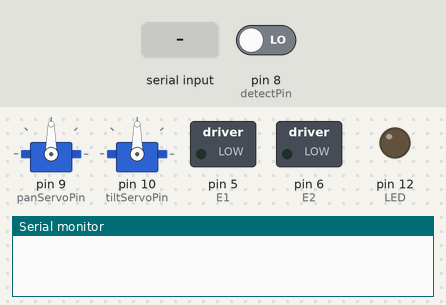
Recording of a sketch running on a simulated Arduino Uno, built with avr-gcc and run on an emulated ATmega328P. Shown: 2 × servo, switched loads named in the sketch (green lamp = pin HIGH), output pins drawn as LEDs (lit = HIGH), the last lines printed to the serial monitor. The test bench sets the inputs (shaded band); at power-on: pin 8 (detectPin) LOW.

Above: at 1.2 s.
1.3 s: "t\n" received over Serial
At 2.3 s:
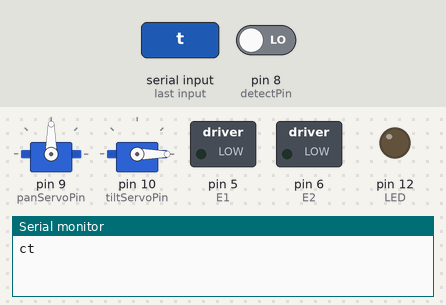
2.8 s: "d\n" received over Serial
At 3.5 s:
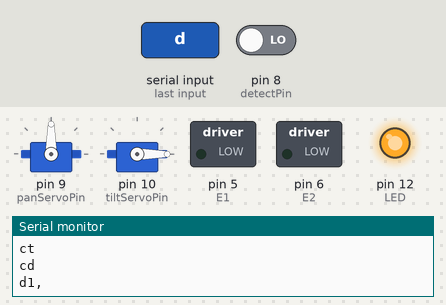
4.3 s: "f90\n" received over Serial
At 4.7 s:
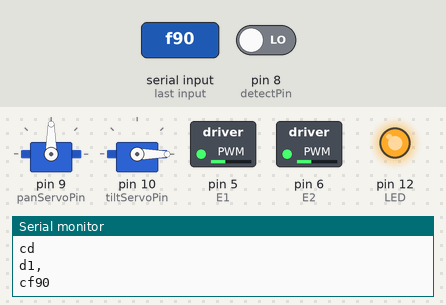
5.8 s: "p,45\n" received over Serial
At 7.0 s:
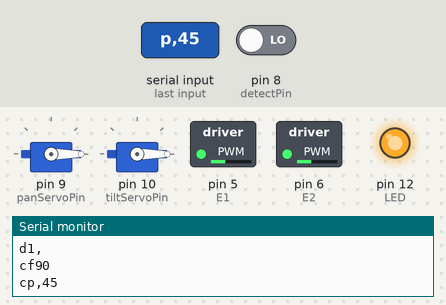
7.3 s: "f,45\n" received over Serial
At 8.2 s:
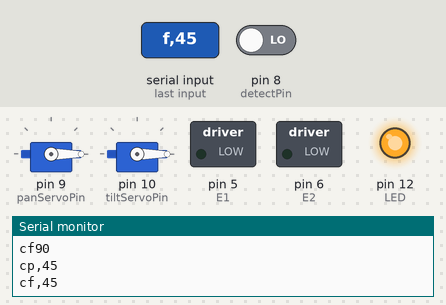
8.8 s: "b,45\n" received over Serial
At 9.3 s:
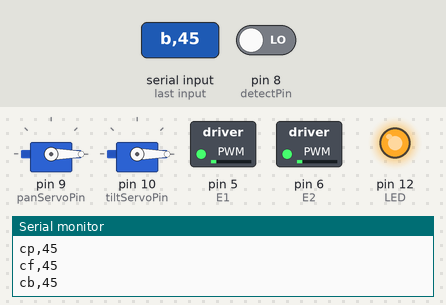
Timing chart, 0 to 11.3 s (numbered marks = the images above; inputs shaded):
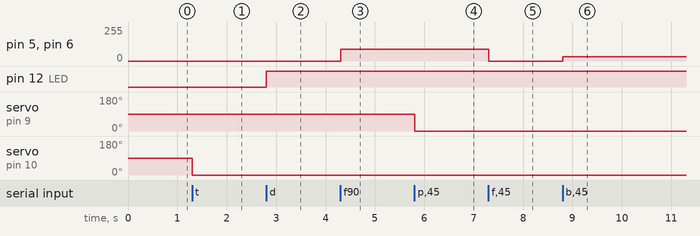

The sketch:

robotctl.ino
```cpp
/* robotctl - EES robot control program
 * Joshua O'Leary and L3 TRL
 * 2013 */

#include <SoftwareSerial.h>

#include <PWMServo.h>
//#include <Servo.h>

#include <string.h>

#define RF_BAUD 9600
#define RF_TIMEOUT 150000
#define BUFFSIZE 20

#define GPS_BAUD 4800
#define GPS_MODE "$GPGGA,"
#define MAX_GPS_DATA 80

long lastMillis;

/* Standard PWM DC control pins */
const char E1 = 5;     //M1 Speed Control
const char E2 = 6;     //M2 Speed Control
const char M1 = 4;    //M1 Direction Control
const char M2 = 7;    //M1 Direction Control

/* Metal detection pin and debug LED */
const char detectPin = 8;
const char LED = 12;

/* GPS Software Serial */
SoftwareSerial gpsSerial = SoftwareSerial(2,3); /* rx, tx */
char gpsdata[MAX_GPS_DATA];

/* Servo variables */
const char panServoPin = 9;
const char tiltServoPin = 10;
PWMServo panServo;
PWMServo tiltServo;
//Servo panServo;
//Servo tiltServo;

void setup()
{
  /* Initialise serial I/O */
  Serial.begin(RF_BAUD);

  /* Initialise metal detector and LED */
  pinMode(detectPin,INPUT);
  pinMode(LED,OUTPUT);

  /* Initialise servo variables and move them to 90 degrees */
  panServo.attach(panServoPin);
  panServo.write(90);

  tiltServo.attach(tiltServoPin);
  tiltServo.write(90);

  /* Initialise gps I/O */
  gpsSerial.begin(GPS_BAUD);

  /* Initialise the timeout counter */
  lastMillis = millis();
}

int metaldetect()
{
  int detection = digitalRead(detectPin);
  if ( detection == LOW )
  {
    digitalWrite(LED,HIGH);
    return 1;
  }
  else
  {
    digitalWrite(LED,LOW);
    return 0;
  }
}

void mvpanservo(const unsigned char degrees)
{
  panServo.write(degrees);
}

void mvtiltservo(const unsigned char degrees)
{
  tiltServo.write(degrees);
}

void stop(void) // Stop
{
  digitalWrite(E1,LOW);
  digitalWrite(E2,LOW);
}
void advance(const char a, const char b) // Move forward
{
  analogWrite (E1,a); /* PWM speed */
  digitalWrite(M1,HIGH); /* Direction */
  analogWrite (E2,b);
  digitalWrite(M2,LOW);
}
void reverse (const char a, const char b) // Move backward
{
  analogWrite (E1,a);
  digitalWrite(M1,LOW);
  analogWrite (E2,b);
  digitalWrite(M2,HIGH);
}
void turn_L (const char a, const char b) // Turn Left
{
  analogWrite (E1,a);
  digitalWrite(M1,HIGH);
  analogWrite (E2,b);
  digitalWrite(M2,HIGH);
}
void turn_R (const char a, const char b) //Turn Right
{
  analogWrite (E1,a);
  digitalWrite(M1,LOW);
  analogWrite (E2,b);
  digitalWrite(M2,LOW);
}

void motorctl(const char direction,const char speed)
{
  if ( speed == 0 ) { stop(); }
  else
  {
    switch(direction)
    {
      case 'f':
        advance(speed,speed);
        break;
      case 'b':
        reverse(speed,speed);
        break;
      case 'l':
        turn_L(speed,speed);
        break;
      case 'r':
        turn_R(speed,speed);
        break;
    }
  }
}

void gpsread()
{
	if ( gpsSerial.available() )
	{
		if( gpsSerial.read() == '\n')
		{
			int i;
			int check_size = strlen(GPS_MODE);
			char modecheck[check_size + 1];
			for(i=0; i<check_size; i++){ modecheck[i] = '\0'; }
			gpsSerial.readBytes(modecheck, check_size);
			if ( strstr(modecheck, GPS_MODE) )
			{
				for(i=0; i<MAX_GPS_DATA; i++){ gpsdata[i] = '\0'; }
				gpsSerial.readBytesUntil('\n', gpsdata, ( MAX_GPS_DATA - 1 ));
			}
		}
	}
}

void rfread()
{
    char rfbuffer[BUFFSIZE]; for(int i=0; i<BUFFSIZE; i++) { rfbuffer[i] = '\0'; }

    char command;
    int value;

    Serial.readBytesUntil('\n', rfbuffer, BUFFSIZE);
    sscanf(rfbuffer, "%c%d", &command, &value);

    char rf_feedback[BUFFSIZE];
    snprintf(rf_feedback, BUFFSIZE, "c%s\n", rfbuffer);
    Serial.write(rf_feedback);

    switch(command)
    { /* If command is a direction, give the command and value to motorcontrol function */
        case 'f':
        case 'b':
        case 'l':
        case 'r':
                motorctl(command, value);
                break;
        case 'p':
				mvpanservo(value);
				//Serial.write("Servo Pos:"); Serial.print(value);
				//panServo.write(value);
				break;
		case 't':
				mvtiltservo(value);
				//Serial.write("Servo Pos:"); Serial.print(value);
				//tiltServo.write(value);
				break;
        case 'd':
				char rf_out[(BUFFSIZE + MAX_GPS_DATA)];
				snprintf(rf_out, (BUFFSIZE + MAX_GPS_DATA), "d%d,%s\n", metaldetect(), gpsdata);
				Serial.write(rf_out);
				break;

    }
}

void check_timeout()
{
	if(  (millis() - lastMillis) > RF_TIMEOUT )
	{
		stop();
	}
}

void loop()
{
	/* Run RF interpreter if new commands are incoming, then reset the timeout */
	if( Serial.available() )
	{
		rfread();
		lastMillis = millis();
	}
	else
	{
		check_timeout();
	}
	/* Get updated gps data ready */
	gpsread();
}
```

Measured:
- after the input at 1.3 s, servo on pin 10 (tiltServoPin): 90° → 0° at once
- after the input at 2.8 s, pin 12 (LED): LOW → HIGH at once
- after the input at 4.3 s, pin 5 (E1), pin 6 (E2): 0/255 → 90/255 at once
- after the input at 5.8 s, servo on pin 9 (panServoPin): 90° → 0° at once
- after the input at 7.3 s, pin 5 (E1), pin 6 (E2): 90/255 → 0/255 at once
- after the input at 8.8 s, pin 5 (E1), pin 6 (E2): 0/255 → 33/255 at once
